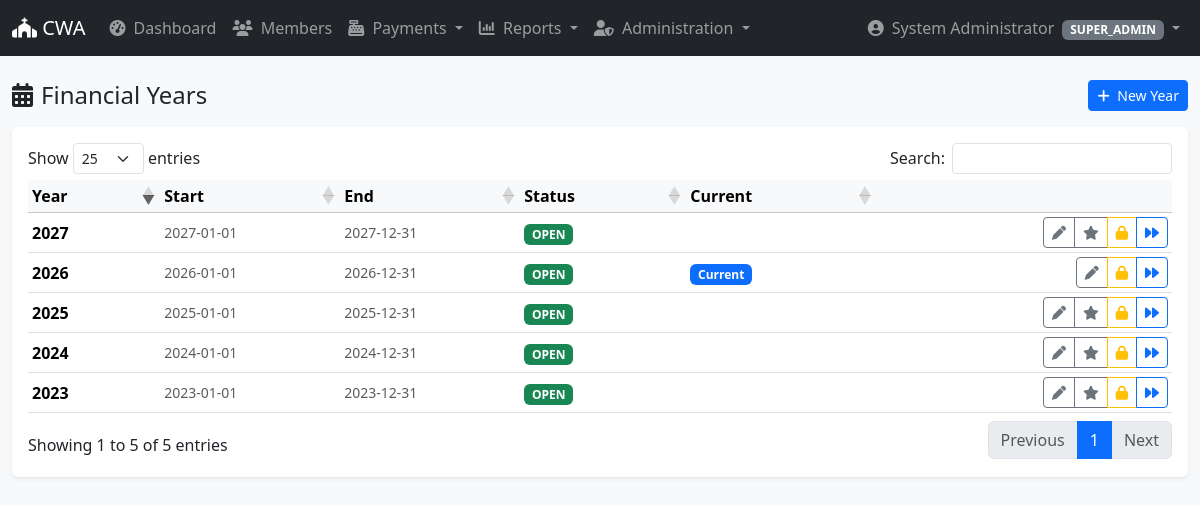
The page /admin/financial-years/index.php (signed in) on the database its author committed.
### tables this page shows
CREATE TABLE `financial_years` (
  `id` int(10) unsigned NOT NULL AUTO_INCREMENT,
  `year` smallint(5) unsigned NOT NULL,
  `start_date` date NOT NULL,
  `end_date` date NOT NULL,
  `status` enum('OPEN','CLOSED') NOT NULL DEFAULT 'OPEN',
  `is_current` tinyint(1) NOT NULL DEFAULT 0,
  `created_at` datetime NOT NULL DEFAULT current_timestamp(),
  `updated_at` datetime NOT NULL DEFAULT current_timestamp() ON UPDATE current_timestamp(),
  PRIMARY KEY (`id`),
  UNIQUE KEY `year` (`year`)
);

### classes/Db.php (called while the page is built, shortened)
<?php
class Db
{
    private static ?PDO $pdo = null;
    public static function conn(): PDO
    {
        if (self::$pdo === null) {
            $config = require __DIR__ . '/../config/config.php';
            $db = $config['db'];
            $dsn = "mysql:host={$db['host']};port={$db['port']};dbname={$db['database']};charset={$db['charset']}";
            self::$pdo = new PDO($dsn, $db['username'], $db['password'], [
                PDO::ATTR_ERRMODE            => PDO::ERRMODE_EXCEPTION,
                PDO::ATTR_DEFAULT_FETCH_MODE => PDO::FETCH_ASSOC,
                PDO::ATTR_EMULATE_PREPARES   => false,
            ]);
        }
        return self::$pdo;
    }
    public static function q(string $sql, array $params = []): PDOStatement
    {
        $st = self::conn()->prepare($sql);
        $st->execute($params);
        return $st;
    }
    public static function all(string $sql, array $p = []): array
    {
        return self::q($sql, $p)->fetchAll();
    }
}

### classes/FinancialYear.php (called while the page is built, shortened)
<?php
class FinancialYear
{
    public static function all(): array
    {
        return Db::all(
            "SELECT fy.*,
                    (SELECT COUNT(*) FROM centers) AS centers_total
               FROM financial_years fy
              ORDER BY fy.year DESC"
        );
    }
}

### includes/helpers.php (called while the page is built, shortened)
<?php
function e(?string $v): string
{
    return htmlspecialchars((string)$v, ENT_QUOTES, 'UTF-8');
}

### config/config.php (called while the page is built)
<?php
return [
    'app' => [
        'name'     => 'CWA Member System',
        'env'      => 'development',
        'url'      => 'http://localhost/cwa',
        'timezone' => 'Africa/Nairobi',
    ],
    'db' => [
        'host'     => '127.0.0.1',
        'port'     => 3306,
        'database' => 'cwa_db',
        'username' => 'pos',
        'password' => 'Alaska001',
        'charset'  => 'utf8mb4',
    ],
    'session' => [
        'name'     => 'cwa_session',
        'lifetime' => 7200,
    ],
];

### includes/csrf.php (called while the page is built, shortened)
<?php
function csrf_token(): string
{
    return $_SESSION['csrf'];
}

### admin/financial-years/index.php (the view, shortened to what this page needs)
<?php
require __DIR__ . '/../../includes/auth.php';
$years = FinancialYear::all();
$base  = $config['app']['url'];
require __DIR__ . '/../../templates/layout/header.php';
?>
<div class="d-flex justify-content-between align-items-center mb-3">
    <h4 class="mb-0"><i class="fa-solid fa-calendar-days me-2"></i>Financial Years</h4>
    <a href="create.php" class="btn btn-primary btn-sm">
        <i class="fa-solid fa-plus me-1"></i> New Year
    </a>
</div>
<div class="card shadow-sm border-0">
    <div class="card-body">
        <table id="tblFY" class="table table-sm table-hover align-middle">
            <thead class="table-light">
                <tr>
                    <th>Year</th>
                    <th>Start</th>
                    <th>End</th>
                    <th>Status</th>
                    <th>Current</th>
                    <th></th>
                </tr>
            </thead>
            <tbody>
                <?php foreach ($years as $y):
                    $id       = (int)$y['id'];
                    $yr       = (int)$y['year'];
                    $isOpen   = $y['status'] === 'OPEN';
                    $isCurr   = (int)$y['is_current'] === 1;
                    $csrf     = csrf_token();
                ?>
                    <tr>
                        <td><strong><?= $yr ?></strong></td>
                        <td class="small text-muted"><?= e($y['start_date']) ?></td>
                        <td class="small text-muted"><?= e($y['end_date']) ?></td>
                        <td>
                            <span class="badge bg-<?= $isOpen ? 'success' : 'secondary' ?>">
                                <?= e($y['status']) ?>
                            </span>
                        </td>
                        <td>
                            <?php if ($isCurr): ?>
                                <span class="badge bg-primary">Current</span>
                            <?php endif; ?>
                        </td>
                        <td class="text-end">
                            <div class="btn-group btn-group-sm">
                                <a href="edit.php?id=<?= $id ?>" class="btn btn-outline-secondary" title="Edit">
                                    <i class="fa-solid fa-pen"></i>
                                </a>
                                <?php if ($isOpen && !$isCurr): ?>
                                    <a href="<?= e($base) ?>/admin/financial-years/close.php?action=current&id=<?= $id ?>&csrf=<?= $csrf ?>"
                                        class="btn btn-outline-secondary js-fy-action"
                                        data-title="Set <?= $yr ?> as current year?"
                                        data-text="The previous current year will be unset. No data is deleted."
                                        data-confirm="Set current"
                                        title="Mark as current">
                                        <i class="fa-solid fa-star"></i>
                                    </a>
                                <?php endif; ?>
                                <?php if ($isOpen): ?>
                                    <a href="<?= e($base) ?>/admin/financial-years/close.php?action=close&id=<?= $id ?>&csrf=<?= $csrf ?>"
                                        class="btn btn-outline-warning js-fy-action"
                                        data-title="Close <?= $yr ?>?"
                                        data-text="Closing locks all schedules and marks the year non-current. You can reopen it later."
                                        data-confirm="Close year"
                                        title="Close year">
                                        <i class="fa-solid fa-lock"></i>
                                    </a>
                                    <a href="<?= e($base) ?>/admin/financial-years/roll-forward.php?id=<?= $id ?>&csrf=<?= $csrf ?>"
                                        class="btn btn-outline-primary js-fy-roll"
                                        data-year="<?= $yr ?>"
                                        title="Close & roll forward">
                                        <i class="fa-solid fa-forward"></i>
                                    </a>
                                <?php endif; ?>
                            </div>
                        </td>
                    </tr>
                <?php endforeach; ?>
            </tbody>
        </table>
    </div>
</div>
<?php require __DIR__ . '/../../templates/layout/footer.php'; ?>

### rows shown on the page
financial_years: year "2027", start_date "2027-01-01", end_date "2027-12-31", status "OPEN"
financial_years: year "2026", start_date "2026-01-01", end_date "2026-12-31", status "OPEN", is_current "Current"
financial_years: year "2025", start_date "2025-01-01", end_date "2025-12-31", status "OPEN"
financial_years: year "2024", start_date "2024-01-01", end_date "2024-12-31", status "OPEN"
financial_years: year "2023", start_date "2023-01-01", end_date "2023-12-31", status "OPEN"

### other values the page prints
$user['full_name'] "System Administrator"
$user['role_name'] "SUPER_ADMIN"
